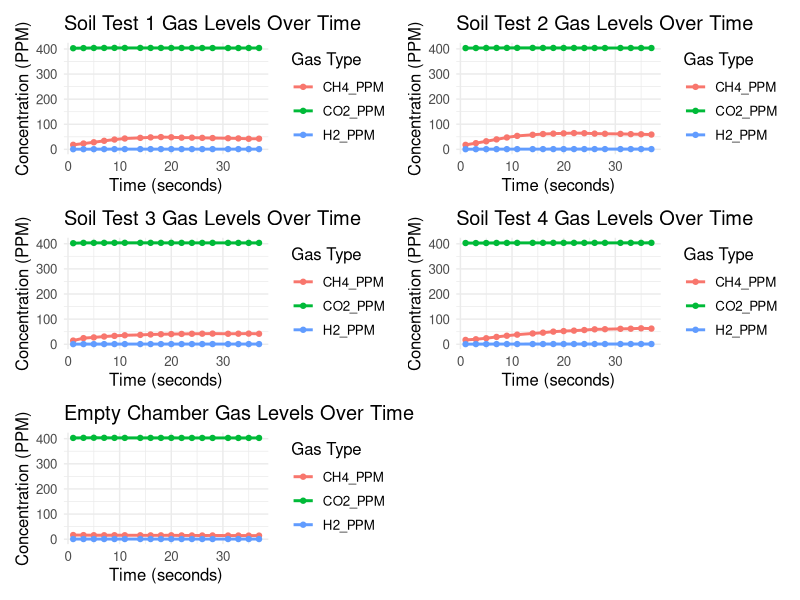
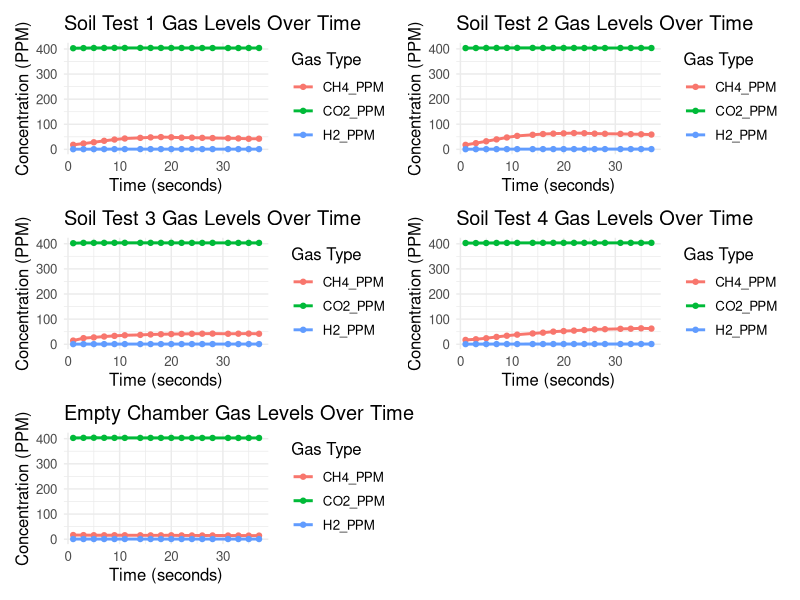

The R source for these figures, in order:
# Load necessary libraries
library(ggplot2)
library(tidyr)
library(patchwork)

# Read the empty chamber data set
empty_chamber <- read.csv("noSoilGasSample1.csv")

# Read the individual soil test data (assuming you have them in separate CSV files)
soil_test1 <- read.csv("soilGasSample1.csv")
soil_test2 <- read.csv("soilGasSample2.csv")
soil_test3 <- read.csv("soilGasSample3.csv")
soil_test4 <- read.csv("soilGasSample4.csv")

plot_gas_line <- function(data, title) {
  # Convert data to long format for ggplot
  data_long <- pivot_longer(data, 
                            cols = c(CO2_PPM, CH4_PPM, H2_PPM), 
                            names_to = "Gas", 
                            values_to = "PPM")
  
  # Create the plot
  ggplot(data_long, aes(x = Seconds, y = PPM, color = Gas)) +
    geom_line(linewidth = 1) +  # Line thickness
    geom_point() +         # Add points
    labs(title = title,
         x = "Time (seconds)",
         y = "Concentration (PPM)",
         color = "Gas Type") +
    theme_minimal() +      # Minimal theme
    theme(text = element_text(size = 12)) # Increase font size
}

plot_empty_chamber <- plot_gas_line(empty_chamber, "Empty Chamber Gas Levels Over Time")

plot_soil_test1 <- plot_gas_line(soil_test1, "Soil Test 1 Gas Levels Over Time")
plot_soil_test2 <- plot_gas_line(soil_test2, "Soil Test 2 Gas Levels Over Time")
plot_soil_test3 <- plot_gas_line(soil_test3, "Soil Test 3 Gas Levels Over Time")
plot_soil_test4 <- plot_gas_line(soil_test4, "Soil Test 4 Gas Levels Over Time")

final_plot <- (plot_soil_test1 + plot_soil_test2 +
  plot_soil_test3 + plot_soil_test4 + plot_layout(ncol = 2)) + plot_empty_chamber +
  plot_layout(ncol = 2)

# Print the final combined plot
print(final_plot)


# Print the final combined plot
print(final_plot)

